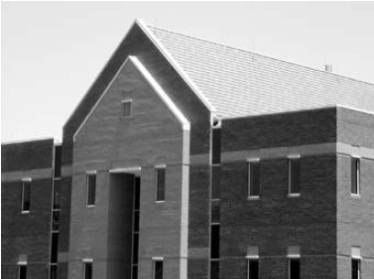
#> input picture Pictures/Batiment.jpg, 374 x 279 px; its folder holds only this picture in this run
$ python -i Binarisations.py   (imports and definitions only)
#> lines starting #> are read from the running program, lines starting #| are printed output that depends on the picture; after the words box and inside, x2 and y2 are one past the last pixel; in counts of white or black regions, pixels touching at a corner belong together
#> further down, picture is the input picture: shape (279, 374, 3); min 0, max 255, mean 134.4
import cv2  # type: ignore
import numpy as np # type: ignore

 # Binarisation global manual
def binarisation_globale_manual(image, seuil):
    # Vérifier si l'image est en niveaux de gris
    if len(image.shape) == 3 and image.shape[2] == 3:
        # Convertir l'image en niveaux de gris
        image_gray = cv2.cvtColor(image, cv2.COLOR_BGR2GRAY)
    elif len(image.shape) == 2:
        # L'image est déjà en niveaux de gris
        image_gray = image
    else:
        raise ValueError("L'image n'est ni en niveaux de gris ni en couleurs (BGR)")

    # Binariser l'image en fonction du seuil
    binarisee = np.where(image_gray > seuil, 255, 0).astype(np.uint8)

    return binarisee


# Trouver le suil d'otsu optimale
def otsu_threshold(image):
    # Convert the image to grayscale if it's not already
    gray = image
    if len(image.shape) == 3 and image.shape[2] == 3:
        gray = cv2.cvtColor(image, cv2.COLOR_BGR2GRAY)

    # Calculate the histogram of the image
    hist = cv2.calcHist([gray], [0], None, [256], [0, 256])
#> hist = 256 values, max 5390 at index 233, min 27 at index 180, mean 407.6

    # normalize hitogram
    hist_norm = hist.ravel() / hist.sum()
#> hist_norm = 256 values, max 0.0517 at index 233, min 0.000259 at index 180, mean 0.00391

    # Calculate the cumulative means and prob
    m = np.cumsum(hist_norm)
#> m = 256 values from 0.00225 to 1
    mean = np.cumsum(hist_norm * np.arange(256))
#> mean = 256 values from 0 to 134.4

    # Find the optimal threshold (Otsu's threshold)
    optimal_thresh = 0
    max_sigma_inter = 0
    for i in range(256):
        if m[i] != 0 and m[i] != 1:
            sigma_inter = (mean[-1] * m[i] - mean[i])**2 / (m[i] * (1 - m[i]))
            if sigma_inter > max_sigma_inter:
                max_sigma_inter = sigma_inter
                optimal_thresh = i
#> this loop made 256 passes
#> (sigma_inter, max_sigma_inter) on passes 1 to 12: (40.74, 40.74), (78.31, 78.31), (107.5, 107.5), (125.4, 125.4), (137.5, 137.5), (149.7, 149.7), (159.7, 159.7), (167.7, 167.7), (173.8, 173.8), (181.9, 181.9), (188.4, 188.4), (196.6, 196.6)
#> sigma_inter on pass 100: 4563.8
#> after the loop, max_sigma_inter = 5516.2; optimal_thresh = 149

    return optimal_thresh

# Binarisation globale par seuil d'otsu
def binarisation_globale_otsu(image):
    seuil = otsu_threshold(image)
#> seuil = 149
    image_binarisee = binarisation_globale_manual(image, seuil)
#> in binarisation_globale_manual, `binarisee = np.where(image_gray > seuil, 255, 0).astype(np.uint8)`:
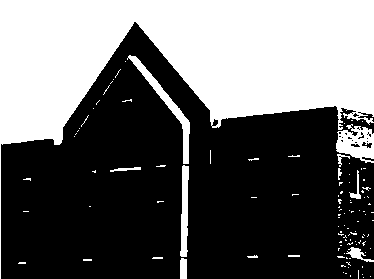
#> binarisee: shape (279, 374); 40% white; 111 white regions (98 under 20 px), largest, box (x1, y1, x2, y2) and area: (0, 0, 374, 279) 38229, (336, 124, 374, 163) 918, (127, 55, 190, 164) 903
    return image_binarisee

>>> import cv2
>>> picture = cv2.imread('../Pictures/Batiment.jpg')
>>> result = binarisation_globale_otsu(picture)

$ run again, on Pictures/Plante.JPG
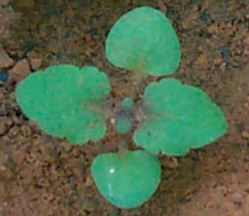
#> input picture Pictures/Plante.JPG, 249 x 216 px
#> picture is the input picture: shape (216, 249, 3); mean B, G, R 76.1, 104.9, 83.2
#> in otsu_threshold, `gray = cv2.cvtColor(image, cv2.COLOR_BGR2GRAY)`:
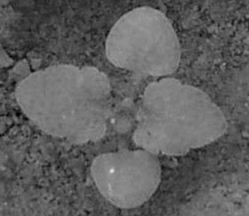
#> gray: shape (216, 249); min 1, max 224, mean 95.1
#> hist = 256 values, max 1060 at index 124, min 0 at index 0, mean 210.1
#> hist_norm = 256 values, max 0.0197 at index 124, min 0 at index 0, mean 0.00391
#> m = 256 values from 0 to 1
#> mean = 256 values from 0 to 95.1
#> the loop in otsu_threshold, `for i in range(256):` made 256 passes
#> (sigma_inter, max_sigma_inter) on passes 2, 4, 7, 8, 9, 10, 11, 13: (0.494, 0.494), (0.809, 0.809), (1.1, 1.1), (1.68, 1.68), (1.96, 1.96), (2.1, 2.1), (2.5, 2.5), (2.76, 2.76)
#> after the loop in otsu_threshold, `for i in range(256):`: max_sigma_inter = 539.7; optimal_thresh = 97
#> in binarisation_globale_manual, `binarisee = np.where(image_gray > seuil, 255, 0).astype(np.uint8)`:
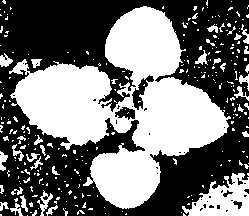
#> binarisee: shape (216, 249); 44.9% white; 283 white regions (249 under 20 px), largest, box (x1, y1, x2, y2) and area: (9, 6, 231, 209) 19663, (182, 173, 249, 216) 1611, (37, 190, 53, 216) 138
